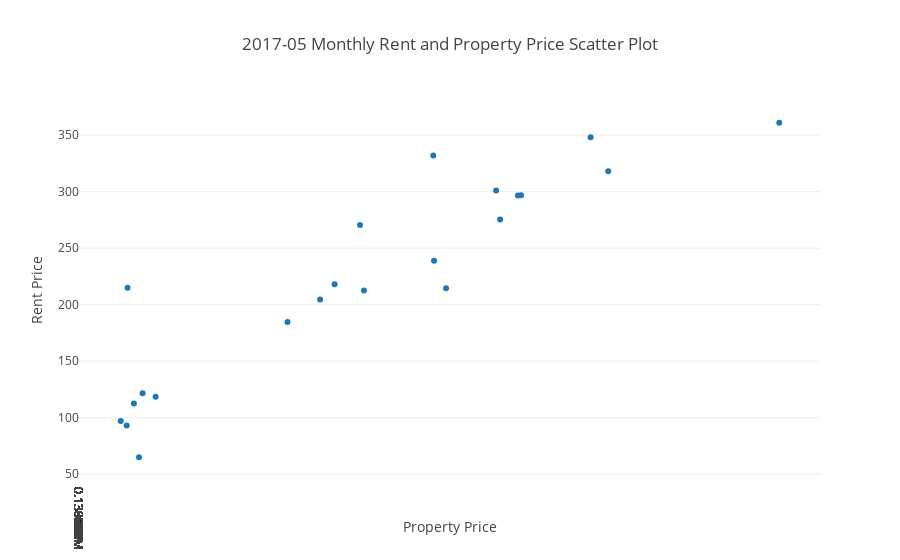

Notebook source saved alongside this figure:
### Markdown cell above
### 4.3 Visualization of Merging Dataset

### Code cell
## Monthly Rent and Property Price in 2017-05
config = {
    'x':df['2017-05'],
    'y':df.price,
    'title':'2017-05 Monthly Rent and Property Price Scatter Plot',
    'xaxis':'Property Price',
    'yaxis':'Rent Price'
}
lib.plot_scatter(config)

### Figure 1 — Plotly figure (JSON) as saved in the notebook; plotly's stock layout.template omitted (floating-point values rounded to 4 significant figures)
{"data": [{"mode": "markers", "type": "scatter", "uid": "61fd5e06-241a-11e9-b06d-e442a6d9dd47", "x": [1390000, 2095000, 1720500, 2419700, 2109100, 1407300, 477100, 1066200, 2015700, 1774100, 2498400, 1717100, 380200, 347800, 351700, 1997800, 1276400, 3262200, 1211700, 321300, 418900, 402900], "y": [270.4, 296.6, 238.8, 348.1, 296.7, 212.4, 118.5, 184.6, 275.3, 214.6, 317.9, 332.0, 112.5, 93, 215, 301, 218.0, 360.9, 204.6, 97, 121.6, 65]}], "layout": {"title": "2017-05 Monthly Rent and Property Price Scatter Plot", "xaxis": {"tickmode": "linear", "title": "Property Price"}, "yaxis": {"title": "Rent Price"}}}
